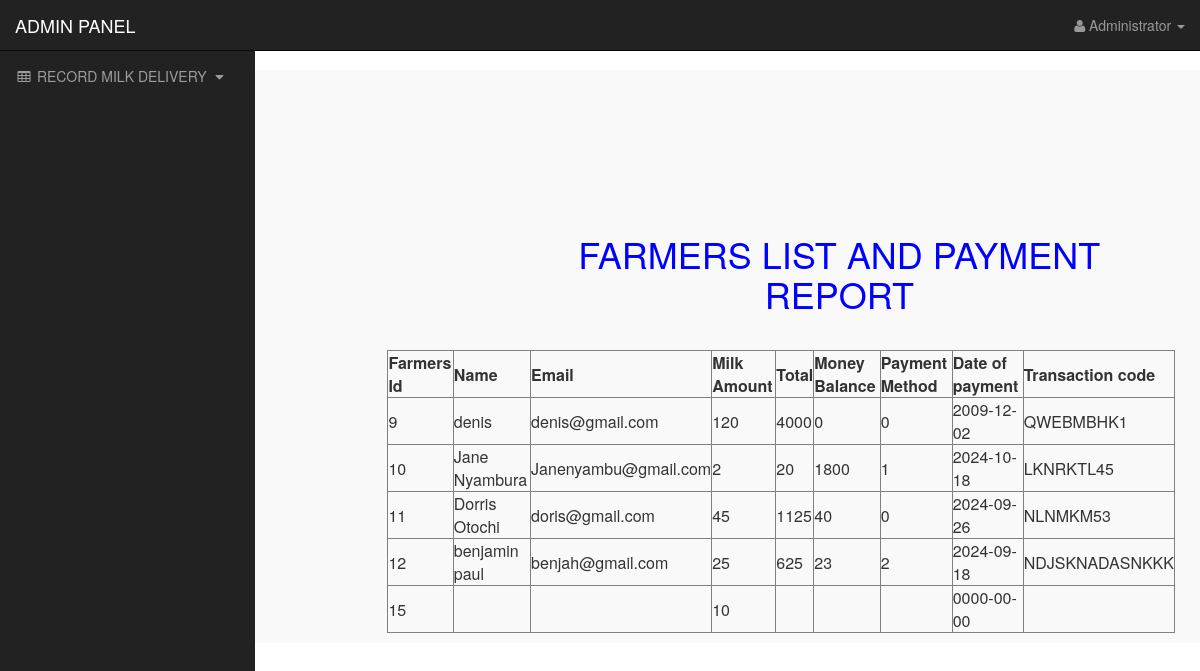
/admin_area/index.php?view_products (signed in), run on the app's committed database.
### tables this page shows
CREATE TABLE `customers` (
  `customer_id` int(10) NOT NULL,
  `customer_name` varchar(255) NOT NULL,
  `customer_email` varchar(255) NOT NULL,
  `customer_pass` varchar(255) NOT NULL,
  `customer_country` text NOT NULL,
  `customer_city` text NOT NULL,
  `customer_contact` varchar(255) NOT NULL,
  `customer_address` text NOT NULL,
  `customer_image` text NOT NULL,
  `customer_ip` varchar(255) NOT NULL,
  `customer_confirm_code` text NOT NULL,
  `milk_amount` varchar(10) NOT NULL,
  `money_paid` varchar(11) NOT NULL,
  `money_balance` varchar(10) NOT NULL,
  `payment_method` varchar(10) NOT NULL,
  `date_of_payment` date NOT NULL,
  `transaction_code` text NOT NULL,
  `price_per_unit` decimal(10,2) DEFAULT NULL
);

### admin_area/view_products.php (the view, shortened to what this page needs)
<?php
$servername = "localhost";
$username = "root";
$password = "";
$dbname = "ecom_store";
$conn = new mysqli($servername, $username, $password, $dbname);
$sql = "SELECT customer_id, customer_name, customer_email, milk_amount, money_paid, money_balance, payment_method, date_of_payment, transaction_code FROM customers";
$result = $conn->query($sql);
?>
<!DOCTYPE html>
<html lang="en">
<head>
</head>
<body>
    <div style="background: ; color: blue; padding-left: 25%; padding-top: 15%; font-weight: 70">
    <center><h1>FARMERS LIST AND PAYMENT REPORT</h1></center>
</div>
    <div style="position: center; background: ; color: blue; padding-left: 12%; padding-top: 3%;">
    <table border="1.5"; >
        <tr>
            <th>Farmers Id</th>
            <th>Name</th>
            <th>Email</th>
            <th>Milk Amount</th>
            <th>Total</th>
            <th>Money Balance</th>
            <th>Payment Method</th>
            <th>Date of payment</th>
            <th>Transaction code</th>
        </tr>
        <?php
        if ($result->num_rows > 0) {
            while($row = $result->fetch_assoc()) {
                echo "<tr>";
                echo "<td>" . $row["customer_id"] . "</td>";
                echo "<td>" . $row["customer_name"] . "</td>";
                echo "<td>" . $row["customer_email"] . "</td>";
                echo "<td>" . $row ["milk_amount"];
                 echo "<td>" . $row ["money_paid"];
                 echo "<td>" . $row ["money_balance"];
                 echo "<td>" . $row ["payment_method"];
                  echo "<td>" . $row ["date_of_payment"];
                  echo "<td>" . $row ["transaction_code"];
                echo "</tr>";
            }
        } else {
            echo "<tr><td colspan='3'>No results found</td></tr>";
        }
        ?>
    </table>
    </div>
  </body>
  </html>

### admin_area/includes/sidebar.php (shortened to what this page needs)
<?php
if(!isset($_SESSION['admin_email'])){
echo "<script>window.open('login.php','_self')</script>";
}
else {
?>
<nav class="navbar navbar-inverse navbar-fixed-top" >
<div class="navbar-header" >
<a class="navbar-brand" href="index.php?dashboard" >ADMIN PANEL</a>
</div>
<ul class="nav navbar-right top-nav" >
<li class="dropdown" >
<a href="#" class="dropdown-toggle" data-toggle="dropdown" >
<i class="fa fa-user" ></i>
<?php echo $admin_name; ?> <b class="caret" ></b>
</a>
</li>
</ul>
<div class="collapse navbar-collapse navbar-ex1-collapse">
<ul class="nav navbar-nav side-nav">
<li>
<a href="#" data-toggle="collapse" data-target="#products">
<i class="fa fa-fw fa-table"></i> RECORD MILK DELIVERY
<i class="fa fa-fw fa-caret-down"></i>
</a>
</li>
</ul>
</div>
</nav>
<?php } ?>

### admin_area/css/style.css (style rules this page uses)
body { margin-top:100px; }
@media (min-width: 768px) { body { margin-top:50px; } }
.top-nav { padding:0 15px; }
.top-nav>li { display:inline-block; float:left; }
.top-nav>li>a { padding-top:15px; padding-bottom:15px; line-height:20px; color:#999; }
@media (min-width: 768px) { .side-nav { position:fixed; top:51px; width:255px; border-radius:0; overflow-y:auto; background-color: #222; bottom:0; overflow-x:hidden; padding-bottom:40px; } }
@media (min-width: 768px) { .side-nav>li>a { width:255px; } }

### data on the page
customers: customer_id "9", customer_name "denis", customer_email "denis@gmail.com", milk_amount "120", money_paid "4000", money_balance "0", payment_method "0", date_of_payment "2009-12-02", transaction_code "QWEBMBHK1"
customers: customer_id "10", customer_name "Jane Nyambura", customer_email "Janenyambu@gmail.com", milk_amount "2", money_paid "20", money_balance "1800", payment_method "1", date_of_payment "2024-10-18", transaction_code "LKNRKTL45"
customers: customer_id "11", customer_name "Dorris Otochi", customer_email "doris@gmail.com", milk_amount "45", money_paid "1125", money_balance "40", payment_method "0", date_of_payment "2024-09-26", transaction_code "NLNMKM53"
customers: customer_id "12", customer_name "benjamin paul", customer_email "benjah@gmail.com", milk_amount "25", money_paid "625", money_balance "23", payment_method "2", date_of_payment "2024-09-18", transaction_code "NDJSKNADASNKKK"
customers: customer_id "15", milk_amount "10", date_of_payment "0000-00-00"

### other printed values
$admin_name "Administrator"
